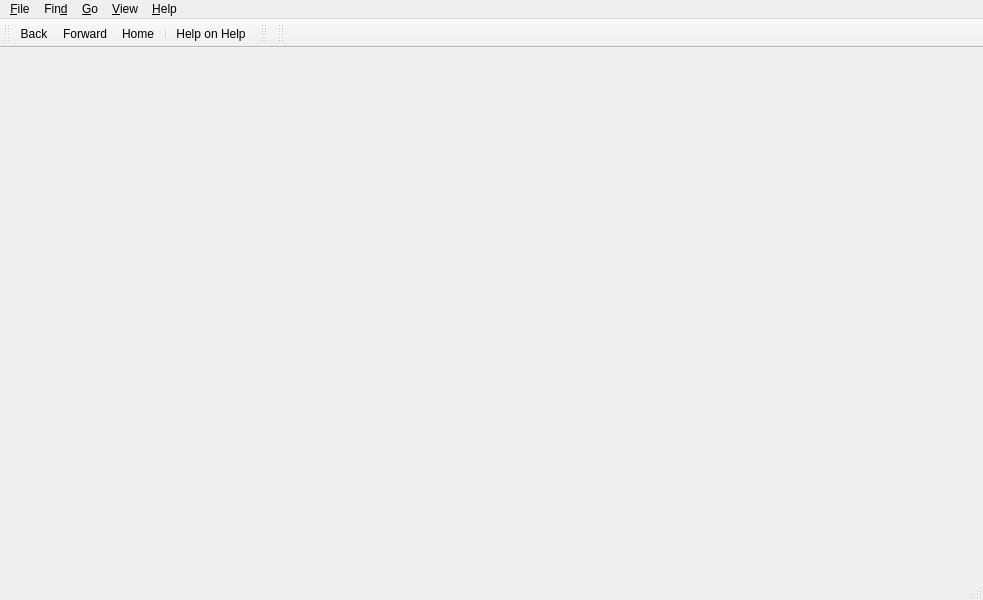
<?xml version="1.0" encoding="UTF-8"?>
<ui version="4.0">
 <class>HelpWindowData</class>
 <widget class="QMainWindow" name="HelpWindowData">
  <property name="geometry">
   <rect>
    <x>0</x>
    <y>0</y>
    <width>983</width>
    <height>600</height>
   </rect>
  </property>
  <property name="sizePolicy">
   <sizepolicy hsizetype="Minimum" vsizetype="Expanding">
    <horstretch>0</horstretch>
    <verstretch>0</verstretch>
   </sizepolicy>
  </property>
  <property name="windowTitle">
   <string>MainWindow</string>
  </property>
  <widget class="QWidget" name="centralwidget">
   <layout class="QGridLayout" name="gridLayout"/>
  </widget>
  <widget class="QMenuBar" name="menubar">
   <property name="geometry">
    <rect>
     <x>0</x>
     <y>0</y>
     <width>983</width>
     <height>23</height>
    </rect>
   </property>
   <widget class="QMenu" name="menuGo">
    <property name="title">
     <string>&amp;Go</string>
    </property>
    <addaction name="actionHome"/>
    <addaction name="actionBack"/>
    <addaction name="actionForward"/>
    <addaction name="actionSync_with_Contents"/>
   </widget>
   <widget class="QMenu" name="menu_Help">
    <property name="title">
     <string>&amp;Help</string>
    </property>
    <addaction name="action_About"/>
    <addaction name="actionVersion"/>
    <addaction name="actionHelp_on_Help"/>
   </widget>
   <widget class="QMenu" name="menu_File">
    <property name="title">
     <string>&amp;File</string>
    </property>
    <addaction name="action_Print"/>
    <addaction name="separator"/>
    <addaction name="action_Quit"/>
   </widget>
   <widget class="QMenu" name="menuFin_d">
    <property name="title">
     <string>Fin&amp;d</string>
    </property>
    <addaction name="action_Find"/>
    <addaction name="actionFind_Next"/>
    <addaction name="actionFind_Previous"/>
    <addaction name="separator"/>
    <addaction name="action_Case_sensetiv"/>
    <addaction name="action_Whole_words"/>
   </widget>
   <widget class="QMenu" name="menuView">
    <property name="title">
     <string>&amp;View</string>
    </property>
    <addaction name="actionZoom_In"/>
    <addaction name="actionZoom_Out"/>
   </widget>
   <addaction name="menu_File"/>
   <addaction name="menuFin_d"/>
   <addaction name="menuGo"/>
   <addaction name="menuView"/>
   <addaction name="menu_Help"/>
  </widget>
  <widget class="QStatusBar" name="statusbar"/>
  <widget class="QToolBar" name="toolBar">
   <property name="windowTitle">
    <string>toolBar</string>
   </property>
   <attribute name="toolBarArea">
    <enum>TopToolBarArea</enum>
   </attribute>
   <attribute name="toolBarBreak">
    <bool>false</bool>
   </attribute>
   <addaction name="actionBack"/>
   <addaction name="actionForward"/>
   <addaction name="actionHome"/>
   <addaction name="separator"/>
   <addaction name="actionHelp_on_Help"/>
  </widget>
  <widget class="QToolBar" name="toolFind">
   <property name="windowTitle">
    <string>toolBar_2</string>
   </property>
   <attribute name="toolBarArea">
    <enum>TopToolBarArea</enum>
   </attribute>
   <attribute name="toolBarBreak">
    <bool>false</bool>
   </attribute>
  </widget>
  <widget class="QToolBar" name="toolAddress">
   <property name="windowTitle">
    <string>toolBar_3</string>
   </property>
   <attribute name="toolBarArea">
    <enum>TopToolBarArea</enum>
   </attribute>
   <attribute name="toolBarBreak">
    <bool>false</bool>
   </attribute>
  </widget>
  <action name="actionHome">
   <property name="icon">
    <iconset resource="../GUI.qrc">
     <normaloff>:/menu/Icons/HomeInHelpMenu.png</normaloff>:/menu/Icons/HomeInHelpMenu.png</iconset>
   </property>
   <property name="text">
    <string>&amp;Home</string>
   </property>
  </action>
  <action name="actionBack">
   <property name="icon">
    <iconset resource="../GUI.qrc">
     <normaloff>:/menu/Icons/DisplayPrevRecordIcon.png</normaloff>:/menu/Icons/DisplayPrevRecordIcon.png</iconset>
   </property>
   <property name="text">
    <string>&amp;Back</string>
   </property>
  </action>
  <action name="actionForward">
   <property name="icon">
    <iconset resource="../GUI.qrc">
     <normaloff>:/menu/Icons/DisplayNextRecordIcon.png</normaloff>:/menu/Icons/DisplayNextRecordIcon.png</iconset>
   </property>
   <property name="text">
    <string>&amp;Forward</string>
   </property>
  </action>
  <action name="actionSync_with_Contents">
   <property name="text">
    <string>&amp;Sync with Contents</string>
   </property>
  </action>
  <action name="action_About">
   <property name="text">
    <string>&amp;About GEM-Selektor...</string>
   </property>
  </action>
  <action name="action_Print">
   <property name="text">
    <string>&amp;Print...</string>
   </property>
  </action>
  <action name="action_Quit">
   <property name="text">
    <string>&amp;Quit</string>
   </property>
  </action>
  <action name="action_Find">
   <property name="text">
    <string>&amp;Find...</string>
   </property>
  </action>
  <action name="actionFind_Next">
   <property name="icon">
    <iconset resource="../GUI.qrc">
     <normaloff>:/menu/Icons/SearchForwardIcon.png</normaloff>:/menu/Icons/SearchForwardIcon.png</iconset>
   </property>
   <property name="text">
    <string>Find &amp;Next</string>
   </property>
   <property name="shortcut">
    <string>F3</string>
   </property>
  </action>
  <action name="actionFind_Previous">
   <property name="icon">
    <iconset resource="../GUI.qrc">
     <normaloff>:/menu/Icons/SearchBackwardIcon.png</normaloff>:/menu/Icons/SearchBackwardIcon.png</iconset>
   </property>
   <property name="text">
    <string>Find &amp;Previous</string>
   </property>
   <property name="shortcut">
    <string>Shift+F3</string>
   </property>
  </action>
  <action name="action_Case_sensetiv">
   <property name="checkable">
    <bool>true</bool>
   </property>
   <property name="text">
    <string>&amp;Case Sensitive </string>
   </property>
  </action>
  <action name="action_Whole_words">
   <property name="checkable">
    <bool>true</bool>
   </property>
   <property name="text">
    <string>&amp;Whole Word</string>
   </property>
  </action>
  <action name="actionVersion">
   <property name="text">
    <string>Version...</string>
   </property>
  </action>
  <action name="actionZoom_In">
   <property name="text">
    <string>Zoom &amp;In</string>
   </property>
   <property name="shortcut">
    <string>+</string>
   </property>
  </action>
  <action name="actionZoom_Out">
   <property name="text">
    <string>Zoom &amp;Out</string>
   </property>
   <property name="shortcut">
    <string>-</string>
   </property>
  </action>
  <action name="actionHelp_on_Help">
   <property name="icon">
    <iconset resource="../GUI.qrc">
     <normaloff>:/menu/Icons/ShowHelpWindowIcon.png</normaloff>:/menu/Icons/ShowHelpWindowIcon.png</iconset>
   </property>
   <property name="text">
    <string>Help on Help</string>
   </property>
  </action>
 </widget>
 <resources>
  <include location="../GUI.qrc"/>
 </resources>
 <connections>
  <connection>
   <sender>action_Quit</sender>
   <signal>triggered()</signal>
   <receiver>HelpWindowData</receiver>
   <slot>close()</slot>
   <hints>
    <hint type="sourcelabel">
     <x>-1</x>
     <y>-1</y>
    </hint>
    <hint type="destinationlabel">
     <x>491</x>
     <y>299</y>
    </hint>
   </hints>
  </connection>
 </connections>
</ui>
